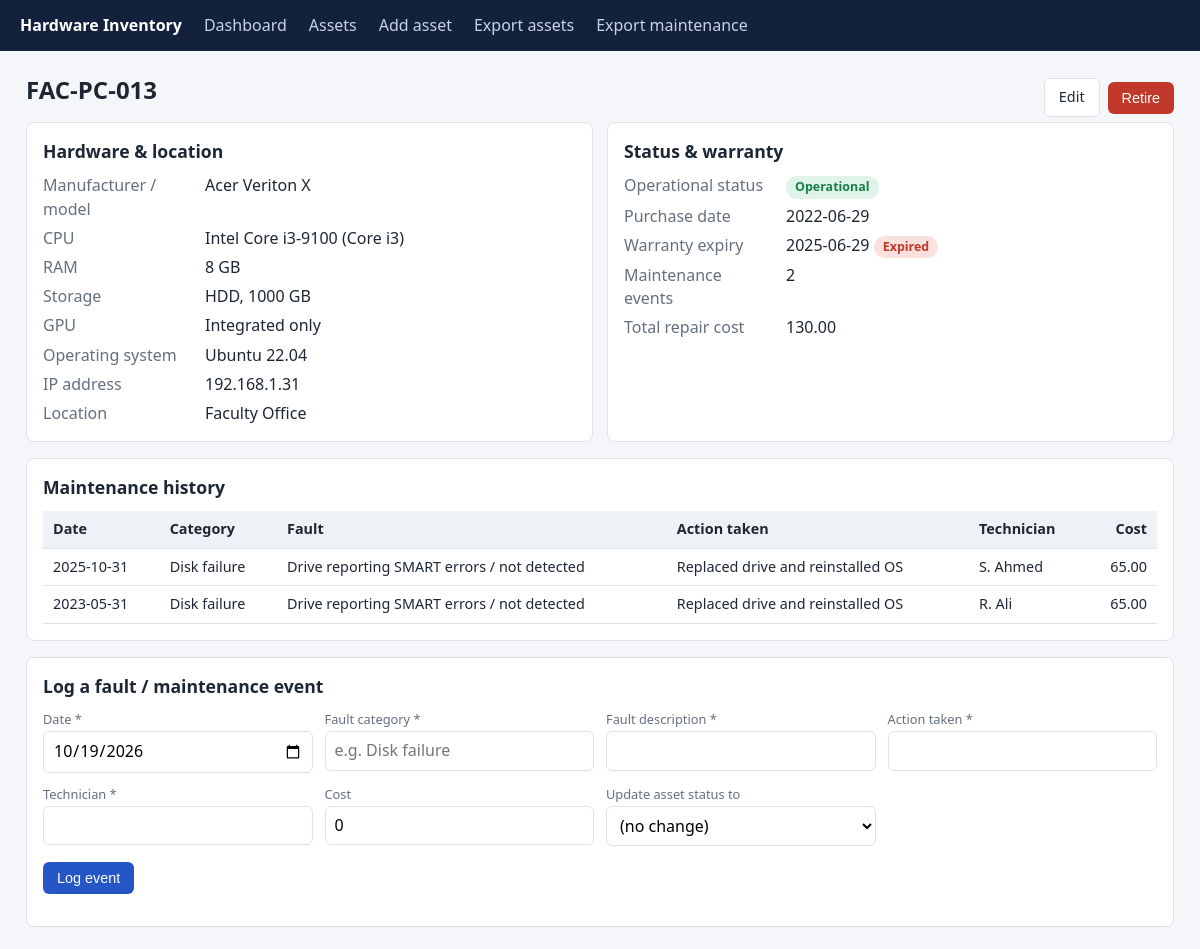
The app's page /assets/FAC-PC-013 with its own data.
### tables this page shows
CREATE TABLE assets (
    asset_id        TEXT PRIMARY KEY,                 -- permanent identity, e.g. LAB1-PC-001
    manufacturer    TEXT NOT NULL,
    model           TEXT NOT NULL,
    cpu             TEXT NOT NULL,                    -- full model, e.g. Intel Core i5-12400
    cpu_family      TEXT NOT NULL,                    -- grouping used for filtering, e.g. Core i5
    ram_gb          INTEGER NOT NULL CHECK (ram_gb > 0),
    storage_type    TEXT NOT NULL CHECK (storage_type IN ('SSD','HDD','NVMe','Hybrid')),
    storage_gb      INTEGER NOT NULL CHECK (storage_gb > 0),
    gpu             TEXT,                             -- NULL / empty = integrated only
    os              TEXT NOT NULL,
    ip_address      TEXT,                             -- changeable network address (NOT identity)
    location        TEXT NOT NULL,
    purchase_date   TEXT NOT NULL,                    -- ISO date YYYY-MM-DD
    warranty_expiry TEXT NOT NULL,                    -- warranty status is COMPUTED from this
    status          TEXT NOT NULL DEFAULT 'Operational'
                    CHECK (status IN ('Operational','Faulty','Under Repair')),
    active          INTEGER NOT NULL DEFAULT 1        -- 0 = retired (kept for history)
);

CREATE TABLE maintenance (
    id               INTEGER PRIMARY KEY AUTOINCREMENT,
    asset_id         TEXT NOT NULL REFERENCES assets(asset_id),
    event_date       TEXT NOT NULL,
    fault_category   TEXT NOT NULL,
    fault_description TEXT NOT NULL,
    action_taken     TEXT NOT NULL,
    technician       TEXT NOT NULL,
    cost             REAL NOT NULL DEFAULT 0 CHECK (cost >= 0)
);

### app.py (the view)
@app.route("/assets/<asset_id>")
def asset_detail(asset_id):
    db = get_db()
    a = db.execute("SELECT * FROM assets WHERE asset_id=?", (asset_id,)).fetchone()
    if not a:
        return render_template("message.html", title="Asset not found",
                               text=f"No asset with ID '{asset_id}'."), 404
    events = db.execute("SELECT * FROM maintenance WHERE asset_id=? ORDER BY event_date DESC, id DESC",
                        (asset_id,)).fetchall()
    total_cost = sum(e["cost"] for e in events)
    return render_template("asset_detail.html", a=a, events=events, total_cost=total_cost,
                           warranty=warranty_status(a["warranty_expiry"]), today=today())

### app.py (called while the page is built)
def today():
    return date.today().isoformat()

def warranty_status(expiry):
    t = date.today()
    exp = date.fromisoformat(expiry)
    if exp < t:
        return "Expired"
    if exp <= t + timedelta(days=WARRANTY_SOON_DAYS):
        return "Expiring soon"
    return "Active"

### db.py (called while the page is built)
def get_db():
    conn = sqlite3.connect(DB_PATH)
    conn.row_factory = sqlite3.Row
    conn.execute("PRAGMA foreign_keys = ON")   # enforce maintenance.asset_id -> assets
    return conn

### templates/asset_detail.html (shortened to what this page needs)
{% extends "base.html" %}
{% block content %}
<div class="row" style="justify-content:space-between">
  <h1>{{ a.asset_id }}
    {% if not a.active %}<span class="badge b-Retired">Retired</span>{% endif %}</h1>
  <div class="row">
    <a class="btn sec" href="{{ url_for('asset_edit', asset_id=a.asset_id) }}">Edit</a>
    {% if a.active %}
    <form method="post" action="{{ url_for('asset_retire', asset_id=a.asset_id) }}"
          onsubmit="return confirm('Retire this asset? Its history is kept.')">
      <button class="btn danger" type="submit">Retire</button></form>
    {% else %}
    <form method="post" action="{{ url_for('asset_reactivate', asset_id=a.asset_id) }}">
      <button class="btn" type="submit">Reactivate</button></form>
    {% endif %}
  </div>
</div>
<div class="grid g2">
<div class="card"><h2>Hardware &amp; location</h2>
<dl>
  <dt>Manufacturer / model</dt><dd>{{ a.manufacturer }} {{ a.model }}</dd>
  <dt>CPU</dt><dd>{{ a.cpu }} ({{ a.cpu_family }})</dd>
  <dt>RAM</dt><dd>{{ a.ram_gb }} GB</dd>
  <dt>Storage</dt><dd>{{ a.storage_type }}, {{ a.storage_gb }} GB</dd>
  <dt>GPU</dt><dd>{{ a.gpu or 'Integrated only' }}</dd>
  <dt>Operating system</dt><dd>{{ a.os }}</dd>
  <dt>IP address</dt><dd>{{ a.ip_address or '-' }}</dd>
  <dt>Location</dt><dd>{{ a.location }}</dd>
</dl></div>
<div class="card"><h2>Status &amp; warranty</h2>
<dl>
  <dt>Operational status</dt><dd><span class="badge b-{{ a.status }}">{{ a.status }}</span></dd>
  <dt>Purchase date</dt><dd>{{ a.purchase_date }}</dd>
  <dt>Warranty expiry</dt><dd>{{ a.warranty_expiry }} <span class="badge b-{{ warranty }}">{{ warranty }}</span></dd>
  <dt>Maintenance events</dt><dd>{{ events|length }}</dd>
  <dt>Total repair cost</dt><dd>{{ '%.2f'|format(total_cost) }}</dd>
</dl></div>
</div>
<div class="card scroll"><h2>Maintenance history</h2>
<table>
<tr><th>Date</th><th>Category</th><th>Fault</th><th>Action taken</th><th>Technician</th><th class="right">Cost</th></tr>
{% for e in events %}
<tr><td>{{ e.event_date }}</td><td>{{ e.fault_category }}</td><td>{{ e.fault_description }}</td>
<td>{{ e.action_taken }}</td><td>{{ e.technician }}</td><td class="right">{{ '%.2f'|format(e.cost) }}</td></tr>
{% else %}
<tr><td colspan="6" class="muted">No maintenance events recorded.</td></tr>
{% endfor %}
</table></div>
<div class="card"><h2>Log a fault / maintenance event</h2>
<form method="post" action="{{ url_for('maintenance_add', asset_id=a.asset_id) }}" novalidate>
<div class="formgrid">
  <div><label>Date *</label><input type="date" name="event_date" value="{{ today }}"></div>
  <div><label>Fault category *</label><input name="fault_category" list="cats" placeholder="e.g. Disk failure">
    </div>
  <div><label>Fault description *</label><input name="fault_description"></div>
  <div><label>Action taken *</label><input name="action_taken"></div>
  <div><label>Technician *</label><input name="technician"></div>
  <div><label>Cost</label><input name="cost" value="0"></div>
  <div><label>Update asset status to</label><select name="set_status"><option value="">(no change)</option>
    <option>Operational</option><option>Faulty</option><option>Under Repair</option></select></div>
</div>
<p><button class="btn" type="submit">Log event</button></p>
</form></div>
{% endblock %}

### static/style.css (style rules this page uses)
:root { --bg:#f4f6f9;--card:#fff;--ink:#1d2733;--muted:#64707d;--line:#dde2e8;--accent:#2457c5;--ok:#1a7f4b;--warn:#b7791f;--bad:#c0392b }
* { box-sizing:border-box }
body { margin:0;font-family:system-ui,-apple-system,"Segoe UI",Roboto,sans-serif;background:var(--bg);color:var(--ink);line-height:1.45 }
h1 { font-size:1.5rem;margin:0 0 14px }
h2 { font-size:1.1rem;margin:0 0 10px }
.card { background:var(--card);border:1px solid var(--line);border-radius:8px;padding:16px;margin-bottom:16px }
.grid { display:grid;gap:14px }
.g2 { grid-template-columns:repeat(auto-fit,minmax(340px,1fr)) }
table { width:100%;border-collapse:collapse;font-size:.9rem }
th,td { text-align:left;padding:8px 10px;border-bottom:1px solid var(--line);vertical-align:top }
th { background:#eef1f5;font-weight:600;white-space:nowrap }
a { color:var(--accent) }
.btn { display:inline-block;background:var(--accent);color:#fff;border:0;border-radius:6px;padding:8px 14px;font-size:.9rem;cursor:pointer;text-decoration:none }
.btn.sec { background:#fff;color:var(--ink);border:1px solid var(--line) }
.btn.danger { background:var(--bad) }
label { display:block;font-size:.8rem;color:var(--muted);margin-bottom:3px }
input,select,textarea { font:inherit;padding:7px 9px;border:1px solid var(--line);border-radius:6px;background:#fff;width:100% }
.formgrid { display:grid;grid-template-columns:repeat(auto-fit,minmax(240px,1fr));gap:12px }
.badge { display:inline-block;padding:2px 9px;border-radius:12px;font-size:.78rem;font-weight:600 }
.b-Operational,.b-Active { background:#dff3e8;color:var(--ok) }
.b-Faulty,.b-Expired { background:#fbe1de;color:var(--bad) }
.right { text-align:right }
.row { display:flex;gap:8px;align-items:center;flex-wrap:wrap }
dl { display:grid;grid-template-columns:150px 1fr;gap:6px 12px;margin:0 }
dt { color:var(--muted) }
dd { margin:0 }
.scroll { overflow-x:auto }

### records on screen
assets: asset_id "FAC-PC-013", manufacturer "Acer", model "Veriton X", cpu "Intel Core i3-9100", cpu_family "Core i3", ram_gb "8", storage_type "HDD", storage_gb "1000", gpu "Integrated only", os "Ubuntu 22.04", ip_address "192.168.1.31", location "Faculty Office", status "Operational", purchase_date "2022-06-29", warranty_expiry "2025-06-29"
maintenance: event_date "2025-10-31", fault_category "Disk failure", fault_description "Drive reporting SMART errors / not detected", action_taken "Replaced drive and reinstalled OS", technician "S. Ahmed", cost "65.00"
maintenance: event_date "2023-05-31", fault_category "Disk failure", fault_description "Drive reporting SMART errors / not detected", action_taken "Replaced drive and reinstalled OS", technician "R. Ali", cost "65.00"

### other values on screen
{{ warranty }} "Expired"
{{ events|length }} "2"
{{ '%.2f'|format(total_cost) }} "130.00"
